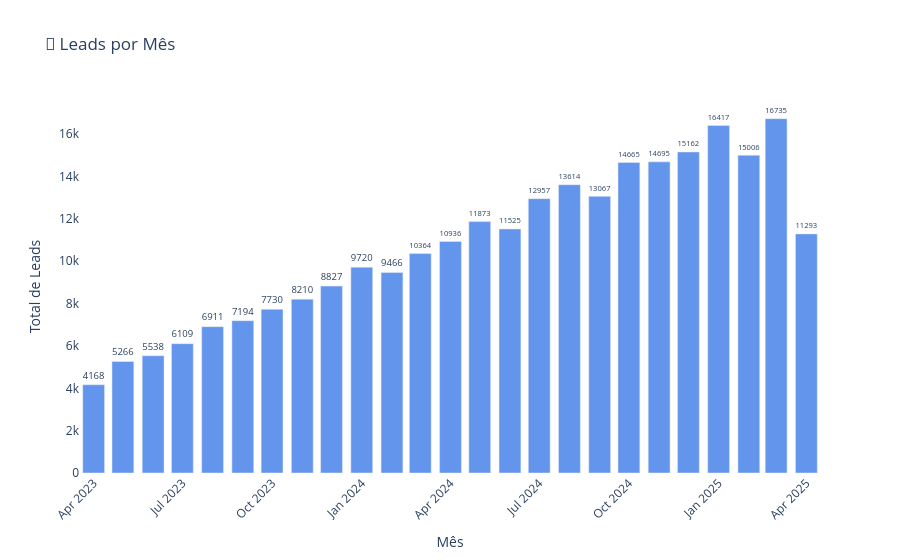

The notebook cell this image was saved under:
### Markdown cell above
## 📅 Leads Cadastrados por Mês

### Code cell
# Geração da coluna mês/ano
df['mes_ano'] = df['data_cadastro'].dt.to_period('M').astype(str)

# Agrupamento por mês
leads_mes = df['mes_ano'].value_counts().sort_index().reset_index()
leads_mes.columns = ['mes_ano', 'total_leads']

# Gráfico com Plotly


fig_mes = px.bar(
    leads_mes,
    x='mes_ano',
    y='total_leads',
    title='📅 Leads por Mês',
    labels={'mes_ano': 'Mês/Ano', 'total_leads': 'Total de Leads'},
    text='total_leads'
)

fig_mes.update_traces(
    marker_color='cornflowerblue',
    textposition='outside'
)

fig_mes.update_layout(
    xaxis_tickangle=-45,
    xaxis_title='Mês',
    yaxis_title='Total de Leads',
    plot_bgcolor='rgba(0,0,0,0)',
    paper_bgcolor='white'
)

fig_mes.show()

### Figure 1 — Plotly figure (JSON) as saved in the notebook; plotly's stock layout.template omitted (floating-point values rounded to 4 significant figures)
{"data": [{"hovertemplate": "Mês/Ano=%{x}<br>Total de Leads=%{text}<extra></extra>", "legendgroup": "", "marker": {"color": "cornflowerblue", "pattern": {"shape": ""}}, "name": "", "orientation": "v", "showlegend": false, "text": [4168.0, 5266.0, 5538.0, 6109.0, 6911.0, 7194.0, 7730.0, 8210.0, 8827.0, 9720.0, 9466.0, 10360.0, 10940.0, 11870.0, 11520.0, 12960.0, 13610.0, 13070.0, 14660.0, 14700.0, 15160.0, 16420.0, 15010.0, 16740.0, 11290.0], "textposition": "outside", "type": "bar", "x": ["2023-04", "2023-05", "2023-06", "2023-07", "2023-08", "2023-09", "2023-10", "2023-11", "2023-12", "2024-01", "2024-02", "2024-03", "2024-04", "2024-05", "2024-06", "2024-07", "2024-08", "2024-09", "2024-10", "2024-11", "2024-12", "2025-01", "2025-02", "2025-03", "2025-04"], "xaxis": "x", "y": [4168, 5266, 5538, 6109, 6911, 7194, 7730, 8210, 8827, 9720, 9466, 10364, 10936, 11873, 11525, 12957, 13614, 13067, 14665, 14695, 15162, 16417, 15006, 16735, 11293], "yaxis": "y"}], "layout": {"barmode": "relative", "legend": {"tracegroupgap": 0}, "paper_bgcolor": "white", "plot_bgcolor": "rgba(0,0,0,0)", "title": {"text": "📅 Leads por Mês"}, "xaxis": {"anchor": "y", "domain": [0, 1], "tickangle": -45, "title": {"text": "Mês"}}, "yaxis": {"anchor": "x", "domain": [0, 1], "title": {"text": "Total de Leads"}}}}
